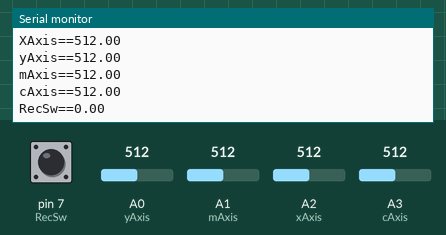
Recording of a sketch running on a simulated Arduino Uno, built with avr-gcc and run on an emulated ATmega328P. On the bench: the last lines printed to the serial monitor. Inputs (shaded band) come from the test bench; at power-on: A0 (yAxis) = 512, A1 (mAxis) = 512, A2 (xAxis) = 512, A3 (cAxis) = 512, pin 7 (RecSw) LOW. No radio packets arrive unless stated.

Above: at 1.2 s.
1.3 s: A0 (yAxis) set to 716
2.8 s: A1 (mAxis) set to 716
At 2.96 s:
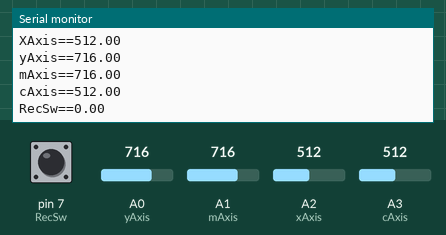
4.3 s: A2 (xAxis) set to 716
5.8 s: A3 (cAxis) set to 716
At 5.96 s:
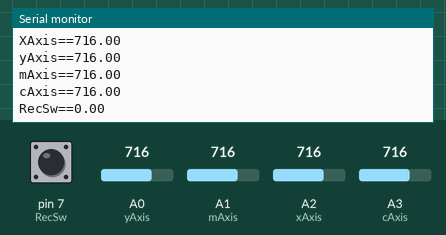
7.3 s: pin 7 (RecSw) pulled HIGH for 0.25 s
At 7.56 s:
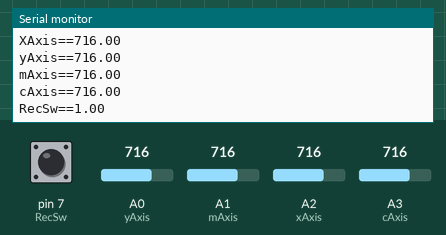
9.0 s: A0 (yAxis) set to 992
At 9.16 s:
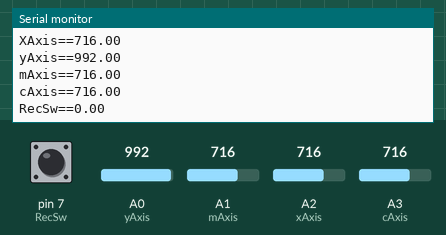
Timing chart, 0 to 11.5 s (numbered marks = the images above; inputs shaded):
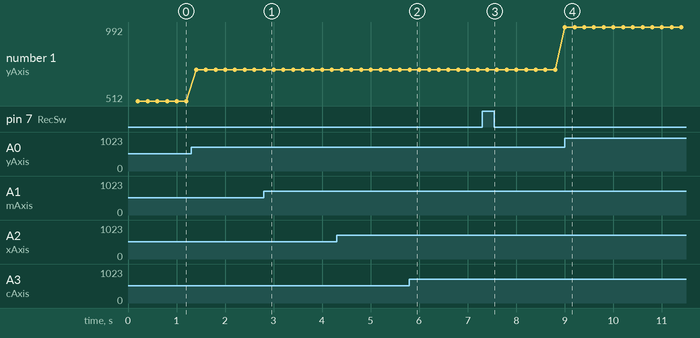

The sketch:

GP_remote_code.ino
```cpp
#include <RF24Network.h>
#include <RF24.h>
#include <SPI.h>
//////////////////////////////////////////////////////////////////////////////////////////////////////////////////////////////////////////////
RF24 radio(9, 10);                   // nRF24L01(+) radio attached using Getting Started board
RF24Network network(radio);          // Network uses that radio

long p_millis = 0;                    //variable to apply time delay using millis()
long interval = 200;                  //set the interval for time delay

int xAxis = A2, yAxis = A0, mAxis = A1, cAxis = A3, RecSw = 7; // define the pins to read the data

const uint16_t this_node = 01;        // Address of our node in Octal format
const uint16_t other_node = 00;       // Address of the other node in Octal format
//////////////////////////////////////////////////////////////////////////////////////////////////////////////////////////////////////////////
struct payload_t {                  // Structure of our payload
  float joy0, joy1, joy2, joy3, joy4;
} joyvalue;
//////////////////////////////////////////////////////////////////////////////////////////////////////////////////////////////////////////////
void setup(void)
{
  Serial.begin(57600);
  Serial.println("\n RF24/Simple Transmit mode");
  pinMode(RecSw, INPUT);


  SPI.begin();
  radio.begin();
  network.begin(90, this_node);
}
///////////////////////////////////////////////////////////////////////////////////////////////////////////////////////////////////////////////
void loop() {
  network.update();
  unsigned long c_millis = millis();
  if (c_millis - p_millis >= interval) {
    p_millis = c_millis;
//////////////////////////////////////////////////////////////////////////////////////////////////////////////////////////////////////////////
    //  struct payload_t joyvalue;
    joyvalue.joy0 = analogRead(xAxis);
    joyvalue.joy1 = analogRead(yAxis);
    joyvalue.joy2 = analogRead(mAxis);
    joyvalue.joy3 = analogRead(cAxis);
    joyvalue.joy4 = digitalRead(RecSw);
//////////////////////////////////////////////////////////////////////////////////////////////////////////////////////////////////////////////
    RF24NetworkHeader header(/*to node*/ 00);
    bool ok = network.write(header, &joyvalue, sizeof(joyvalue));
    Serial.print("XAxis==");
    Serial.println( joyvalue.joy0);
    Serial.print("yAxis==");
    Serial.println( joyvalue.joy1);
    Serial.print("mAxis==");
    Serial.println( joyvalue.joy2);
    Serial.print("cAxis==");
    Serial.println( joyvalue.joy3);
    Serial.print("RecSw==");
    Serial.println( joyvalue.joy4);
  }
}
//////////////////////////////////////////////////////////////////////////////////////////////////////////////////////////////////////////////


              ////////////////////   ///          ///         /////////////////
                     ///             ///          ///         ///
                     ///             ///          ///         ///
                     ///             ////////////////         /////////////////
                     ///             ////////////////         ///
                     ///             ///          ///         ///
                     ///             ///          ///         ///
                     ///             ///          ///         /////////////////


                 ///////////////////        /////        ///            ////////////////
                 ///                        /// //       ///              //          ///
                 ///                        ///  //      ///              //          ///
                 ///                        ///   //     ///              //          ///
                 ///////////////////        ///    //    ///              //          ///
                 ///                        ///     //   ///              //          ///
                 ///                        ///      //  ///              //          ///
                 ///                        ///       // ///              //          ///
                 ///////////////////        ///        /////           ////////////////


//////////////////////////////////////////////////////////////////////////////////////////////////////////////////////////////////////////////
//////////////////////////////////////////////////////////////////////////////////////////////////////////////////////////////////////////////
```

Measured:
- after the input at 2.8 s, the serial monitor: prints a new line at once (image 1)
- after the input at 5.8 s, the serial monitor: prints a new line at once (image 2)
- after the input at 7.3 s, the serial monitor: prints a new line after 0.11 s (image 3)
- after the input at 9.0 s, the serial monitor: prints a new line at once (image 4)
- plotted number 1: 512 → 716 after the input at 1.3 s, 716 → 992 after the input at 9.0 s
